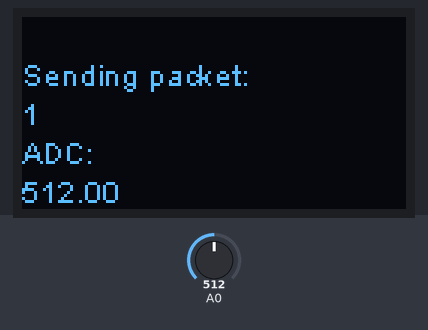
A sketch run on a simulated ESP8266 (NodeMCU). Shown: 128×64 one-colour display. The test bench sets the inputs (shaded band); at power-on: A0 = 512. No radio packets arrive unless stated; what the sketch prints to the serial monitor is not drawn.

Above: at 2.3 s.
2.4 s: A0 set to 716
At 4.1 s:
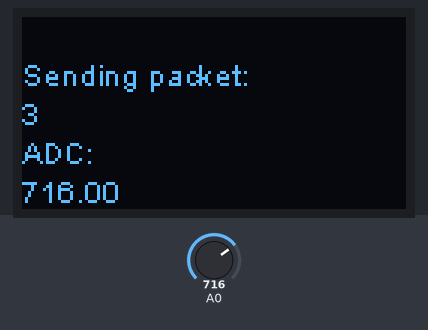
6.5 s: A0 set to 900
At 7.9 s:
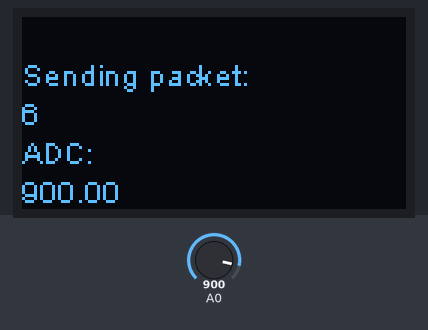
10.2 s: A0 set to 1023
At 11.7 s:
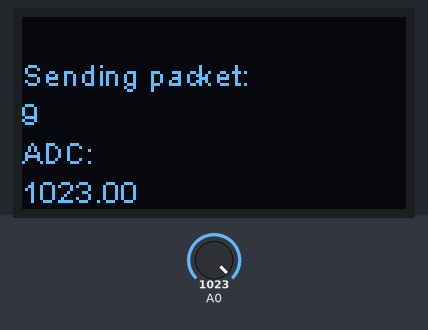
Timing chart, 0 to 13.2 s (numbered marks = the images above; inputs shaded):
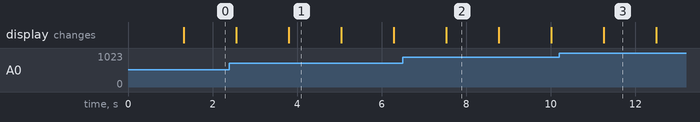

Measured:
- what the display in image 1 shows lasts 1.2 s, from 3.8 s to 5.0 s

The sketch:

loraLuxSender.ino
```cpp
// (licence header left out)
#include <SPI.h>
#include <SSD1306Wire.h>
#include <LoRa.h>
#include <string.h>

SSD1306Wire display(0x3c, SDA, SCL);

// -----  Hier anpassen  ------------------------------
#define CODE_Buchstabe "B"
// ----------------------------------------------------

#define breite display.getWidth()
#define CS_PIN  18
#define RST_PIN 23
#define DIO_PIN 26
#define ADC_PIN 34
#define Messintervall 1000

float rawValue = 0;
int counter = 1;

void setup() {
  Serial.begin(115200);

  display.init();
  display.flipScreenVertically();
  display.setFont(ArialMT_Plain_10);
  display.setTextAlignment(TEXT_ALIGN_LEFT);
  display.displayOn();
  display.clear();
  display.println("LoRa Sender");
  display.display();

  LoRa.setPins(CS_PIN, RST_PIN, DIO_PIN);
  if (!LoRa.begin(868000000)) {
    display.println("Starting LoRa failed!");
    display.display();
    while (1);
  }

  display.println("LoRa ok");
  display.display();
  delay(1000);
}

void loop() {
  rawValue = analogRead(ADC_PIN);

// Payload wird nicht als direkter Zahlenwert versendet, sondern ein Array an Bytes.
// Im Receiver kann diese Payload korrekt in einen Zahlenwert umgewandelt werden.
// Im Gegensatz zur Alternative mit den Strings.

  uint8_t payload[5];
  payload[0] = CODE_Buchstabe[0];
  memcpy(&payload[1], &rawValue, sizeof(rawValue));

  LoRa.beginPacket();
  LoRa.write(payload, sizeof(payload));
  LoRa.endPacket();

  Serial.print("Gesendet: ");
  Serial.println(rawValue);

  display.clear();
  display.println("LoRa Sender");
  display.println("");
  display.println("Sending packet:");
  display.println(String(counter));
  display.println("ADC:");
  display.println(String(rawValue, 2));
  display.display();

  counter++;
  delay(1000);
}
```
